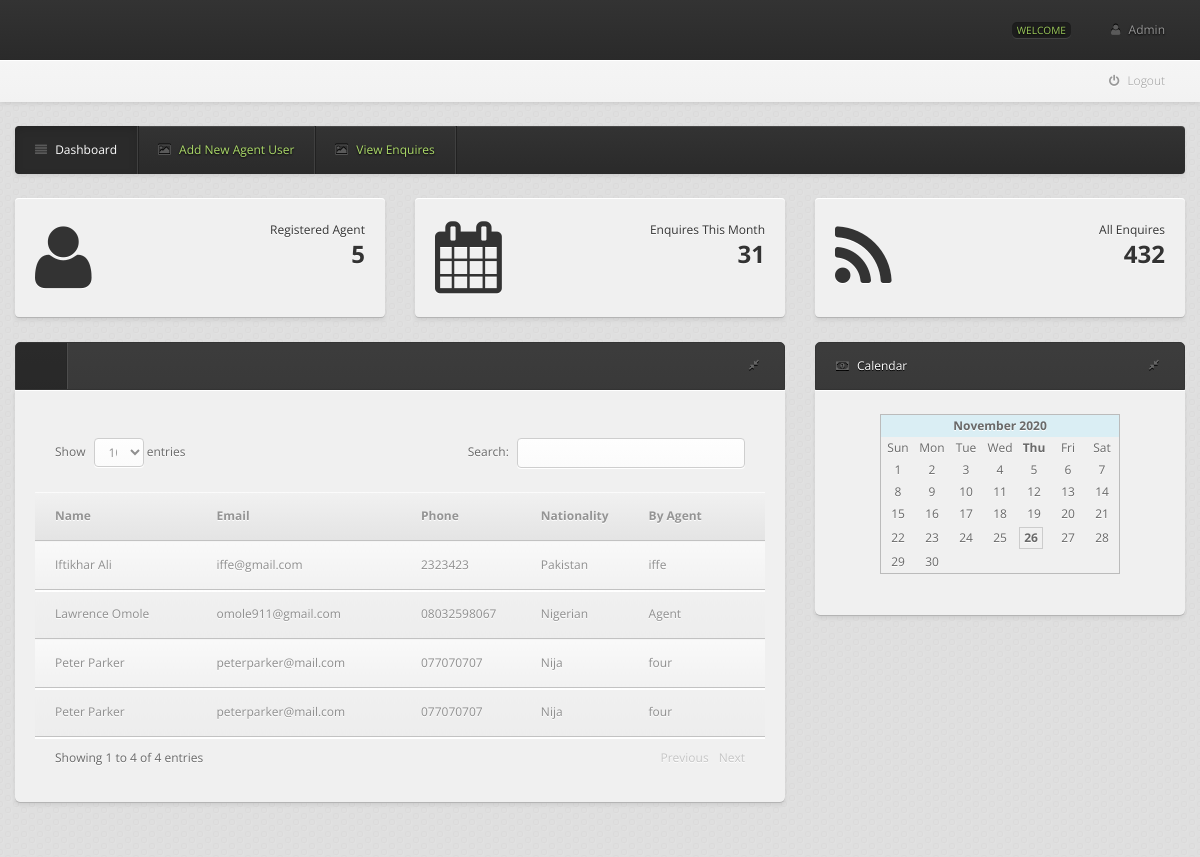
Page /admin-backend/enquires.php on the committed database.
### tables this page shows
CREATE TABLE `cus_details` (
  `ID` bigint(20) NOT NULL,
  `FirstName` varchar(80) NOT NULL,
  `Surname` varchar(80) NOT NULL,
  `Email` varchar(80) NOT NULL,
  `MobileNumber` varchar(15) NOT NULL,
  `WhatsApp` varchar(15) NOT NULL,
  `Nationality` varchar(50) NOT NULL,
  `VisaReq` varchar(10) NOT NULL,
  `VisaChangeReq` varchar(10) NOT NULL,
  `GlobalVisa` varchar(100) NOT NULL,
  `Notes` longtext NOT NULL,
  `AgentName` varchar(100) NOT NULL,
  `Time` timestamp NOT NULL DEFAULT CURRENT_TIMESTAMP ON UPDATE CURRENT_TIMESTAMP
);

### admin-backend/enquires.php (the view, shortened to what this page needs)
<?php
	include('../DB/connection.php');
?>
<!DOCTYPE html>
<html lang="en">
<head>
  	<link href='assets/css/chosen.css' rel='stylesheet' tyle="text/css">
	<link href="assets/css/bootstrap.min.css" rel="stylesheet" type="text/css">
	<link href="assets/css/theme/avocado.css" rel="stylesheet" type="text/css" id="theme-style">
	<link href="assets/css/prism.css" rel="stylesheet/less" type="text/css">
	<link href='assets/css/fullcalendar.css' rel='stylesheet' tyle="text/css">
  	<link rel="stylesheet" type="text/css" href="https://cdn.datatables.net/v/dt/dt-1.10.20/datatables.min.css"/>
	<link href="assets/css/bootstrap-responsive.css" rel="stylesheet">
</head>
<body>
	<div class="navbar navbar-inverse navbar-fixed-top">
		<div class="navbar-inner">
			<div class="container">
				<ul class="nav pull-right">
					<li class="dropdown">
						<a href="#" class="dropdown-toggle" data-toggle="dropdown">
							<span class="badge badge-inverse">WELCOME</span>
						</a>
					</li>
					<li class="dropdown">
						<a href="#" class="dropdown-toggle" data-toggle="dropdown">
							<i class="icon-user icon-white"></i>
							<span class="hidden-phone">Admin</span>
						</a>
					</li>
				</ul>
			</div>
		</div>
		<div class="breadcrumb clearfix">
			<div class="container">
				<ul class="pull-right">
					<li><a href="login.html"><i class="icon-off"></i> Logout</a></li>
				</ul>
			</div>
		</div>
	</div>
	<div class="container">
		<div class="navbar navbar-inverse" id="nav">
			<div class="navbar-inner">
				<ul class="nav">
					<li class="active"><a href="index.php"><i class="icon-align-justify"></i> Dashboard</a></li>
					<li><a href="newuser.php"><i class="icon-picture"></i> Add New Agent User </a></li>
					<li><a href="enquires.html"><i class="icon-picture"></i> View Enquires</a></li>
				</ul>
			</div>
		</div>
		<div class="row-fluid">
			<div class="span4 well infobox">
				<i class="icon-6x icon-user"></i>
				<div class="pull-right text-right">
					 Registered Agent<br>
					<b class="huge">5</b><br>
				</div>
			</div>
			<div class="span4 well infobox">
				<i class="icon-6x icon-calendar"></i>
				<div class="pull-right text-right">
					 Enquires This Month<br>
					<b class="huge">31</b><br>
				</div>
			</div>
			<div class="span4 well infobox">
				<i class="icon-6x icon-rss"></i>
				<div class="pull-right text-right">
					All Enquires <br>
					<b class="huge">432</b><br>
				</div>
			</div>
		</div>
		<div class="row-fluid">
			<div class="span8">
				<div class="top-bar">
					<ul class="tab-container">
					  <li class="active">
					  	<a href="#tab-traffic"><i class="icon-bar-charR"></i> </a></li>
					</ul>
				</div>
				<div class="well">
					<div class="tab-content">
					  <div class="tab-pane active table-responsive" id="tab-traffic">
					  	<table class="table">
					  		<thead>
					  			<tr>
					  				<th>Name</th>
					  				<th>Email</th>
					  				<th>Phone</th>
					  				<th>Nationality</th>
					  				<th>By Agent</th>
					  			</tr>
					  		</thead>
					  		<tbody>
					  			<?php
					  				$qry = "SELECT * from cus_details";
					  				$run = $con -> query($qry);
					  				if($run -> num_rows > 0){
					  					while($row = $run -> fetch_assoc()) {
					  						$first_name = $row['FirstName'];
					  						$sur_name = $row['Surname'];
					  						$name = $first_name . ' ' . $sur_name;
					  						$email = $row['Email'];
					  						$phone = $row['MobileNumber'];
					  						$nationality = $row['Nationality'];
					  						$agent = $row['AgentName'];
					  			?>
					  			<tr>
					  				<td><?php echo $name; ?></td>
					  				<td><?php echo $email; ?></td>
					  				<td><?php echo $phone; ?></td>
					  				<td><?php echo $nationality; ?></td>
					  				<td><?php echo $agent; ?></td>
					  			</tr>
					  			<?php
					  					}
					  				}
					  			?>
					  		</tbody>
					  	</table>
						</div>
					</div>
				</div>
			</div>
			<div class="span4">
				<div class="top-bar">
					<h3><i class="icon-money"></i> Calendar </h3>
				</div>
				<div class="well">
					<div>
						<center>
								</center>
								<br/>
					</div>
			</div>
		</div>
		</div>
		<div class="row-fluid">
			<div class="span8">
			<div class="span4">
		</div>
	</div>
      </div>
</body>
</html>

### admin-backend/enquires.php (style rules this page uses)
body { padding-top: 102px; }

### rows in the picture
cus_details: name "Lawrence Omole", Email "omole911@gmail.com", MobileNumber "08032598067", Nationality "Nigerian", AgentName "Agent"
cus_details: name "Peter Parker", Email "peterparker@mail.com", MobileNumber "077070707", Nationality "Nija", AgentName "four"
cus_details: name "Peter Parker", Email "peterparker@mail.com", MobileNumber "077070707", Nationality "Nija", AgentName "four"
cus_details: name "Iftikhar Ali", Email "iffe@gmail.com", MobileNumber "2323423", Nationality "Pakistan", AgentName "iffe"
